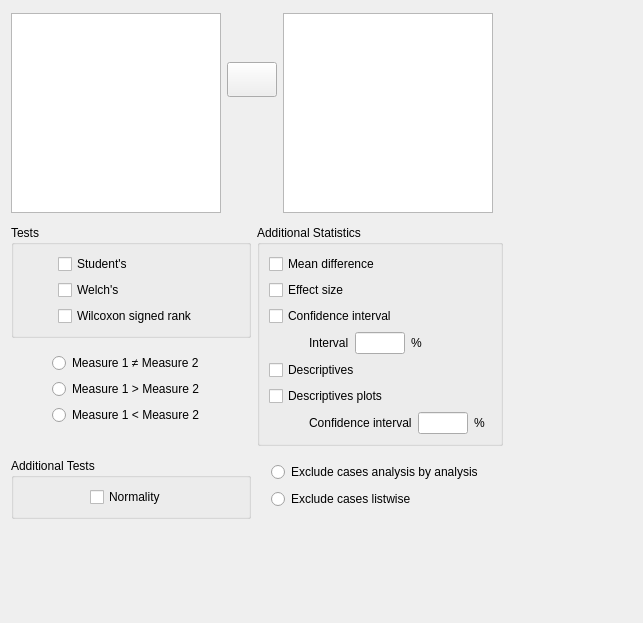
<?xml version="1.0" encoding="UTF-8"?>
<ui version="4.0">
 <class>TTestPairedSamplesForm</class>
 <widget class="QWidget" name="TTestPairedSamplesForm">
  <property name="geometry">
   <rect>
    <x>0</x>
    <y>0</y>
    <width>643</width>
    <height>623</height>
   </rect>
  </property>
  <property name="sizePolicy">
   <sizepolicy hsizetype="Fixed" vsizetype="Preferred">
    <horstretch>0</horstretch>
    <verstretch>0</verstretch>
   </sizepolicy>
  </property>
  <property name="minimumSize">
   <size>
    <width>0</width>
    <height>0</height>
   </size>
  </property>
  <property name="windowTitle">
   <string>Form</string>
  </property>
  <layout class="QVBoxLayout" name="verticalLayout">
   <property name="spacing">
    <number>3</number>
   </property>
   <property name="topMargin">
    <number>13</number>
   </property>
   <item>
    <widget class="QWidget" name="horizontalWidget" native="true">
     <property name="sizePolicy">
      <sizepolicy hsizetype="Fixed" vsizetype="Fixed">
       <horstretch>0</horstretch>
       <verstretch>0</verstretch>
      </sizepolicy>
     </property>
     <layout class="QHBoxLayout" name="horizontalLayout_2">
      <property name="leftMargin">
       <number>0</number>
      </property>
      <property name="topMargin">
       <number>0</number>
      </property>
      <property name="rightMargin">
       <number>0</number>
      </property>
      <property name="bottomMargin">
       <number>0</number>
      </property>
      <item>
       <widget class="AvailableFieldsListView" name="availableFields">
        <property name="sizePolicy">
         <sizepolicy hsizetype="Fixed" vsizetype="Fixed">
          <horstretch>0</horstretch>
          <verstretch>0</verstretch>
         </sizepolicy>
        </property>
        <property name="minimumSize">
         <size>
          <width>210</width>
          <height>200</height>
         </size>
        </property>
        <property name="maximumSize">
         <size>
          <width>210</width>
          <height>200</height>
         </size>
        </property>
       </widget>
      </item>
      <item>
       <widget class="QWidget" name="widget_5" native="true">
        <layout class="QGridLayout" name="gridLayout_4">
         <property name="leftMargin">
          <number>0</number>
         </property>
         <property name="rightMargin">
          <number>0</number>
         </property>
         <item row="0" column="0">
          <spacer name="verticalSpacer_4">
           <property name="orientation">
            <enum>Qt::Vertical</enum>
           </property>
           <property name="sizeType">
            <enum>QSizePolicy::Fixed</enum>
           </property>
           <property name="sizeHint" stdset="0">
            <size>
             <width>20</width>
             <height>40</height>
            </size>
           </property>
          </spacer>
         </item>
         <item row="1" column="0">
          <widget class="AssignButton" name="assignButton">
           <property name="sizePolicy">
            <sizepolicy hsizetype="Fixed" vsizetype="Fixed">
             <horstretch>0</horstretch>
             <verstretch>0</verstretch>
            </sizepolicy>
           </property>
           <property name="minimumSize">
            <size>
             <width>50</width>
             <height>35</height>
            </size>
           </property>
           <property name="maximumSize">
            <size>
             <width>50</width>
             <height>35</height>
            </size>
           </property>
           <property name="text">
            <string/>
           </property>
          </widget>
         </item>
         <item row="2" column="0">
          <spacer name="verticalSpacer_3">
           <property name="orientation">
            <enum>Qt::Vertical</enum>
           </property>
           <property name="sizeHint" stdset="0">
            <size>
             <width>20</width>
             <height>40</height>
            </size>
           </property>
          </spacer>
         </item>
        </layout>
       </widget>
      </item>
      <item>
       <widget class="BoundPairsTable" name="pairs">
        <property name="sizePolicy">
         <sizepolicy hsizetype="Fixed" vsizetype="Fixed">
          <horstretch>0</horstretch>
          <verstretch>0</verstretch>
         </sizepolicy>
        </property>
        <property name="minimumSize">
         <size>
          <width>210</width>
          <height>200</height>
         </size>
        </property>
        <property name="maximumSize">
         <size>
          <width>210</width>
          <height>200</height>
         </size>
        </property>
       </widget>
      </item>
      <item>
       <widget class="QWidget" name="widget" native="true">
        <property name="sizePolicy">
         <sizepolicy hsizetype="Fixed" vsizetype="Preferred">
          <horstretch>0</horstretch>
          <verstretch>0</verstretch>
         </sizepolicy>
        </property>
        <property name="minimumSize">
         <size>
          <width>120</width>
          <height>0</height>
         </size>
        </property>
       </widget>
      </item>
     </layout>
    </widget>
   </item>
   <item>
    <widget class="QWidget" name="widget_7" native="true">
     <property name="sizePolicy">
      <sizepolicy hsizetype="Fixed" vsizetype="Fixed">
       <horstretch>0</horstretch>
       <verstretch>0</verstretch>
      </sizepolicy>
     </property>
     <layout class="QGridLayout" name="gridLayout_12">
      <property name="leftMargin">
       <number>0</number>
      </property>
      <property name="rightMargin">
       <number>0</number>
      </property>
      <property name="bottomMargin">
       <number>0</number>
      </property>
      <item row="0" column="2" rowspan="2">
       <widget class="GroupBox" name="groupBox_7">
        <property name="sizePolicy">
         <sizepolicy hsizetype="Minimum" vsizetype="Minimum">
          <horstretch>0</horstretch>
          <verstretch>0</verstretch>
         </sizepolicy>
        </property>
        <property name="title">
         <string>Additional Statistics</string>
        </property>
        <layout class="QGridLayout" name="gridLayout_2">
         <item row="6" column="0" colspan="2">
          <widget class="QWidget" name="widget_6" native="true">
           <layout class="QGridLayout" name="gridLayout_9">
            <property name="leftMargin">
             <number>40</number>
            </property>
            <property name="topMargin">
             <number>0</number>
            </property>
            <property name="rightMargin">
             <number>0</number>
            </property>
            <property name="bottomMargin">
             <number>0</number>
            </property>
            <item row="0" column="1">
             <widget class="BoundTextBox" name="descriptivesPlotsConfidenceInterval">
              <property name="sizePolicy">
               <sizepolicy hsizetype="Fixed" vsizetype="Fixed">
                <horstretch>0</horstretch>
                <verstretch>0</verstretch>
               </sizepolicy>
              </property>
              <property name="minimumSize">
               <size>
                <width>50</width>
                <height>0</height>
               </size>
              </property>
              <property name="maximumSize">
               <size>
                <width>50</width>
                <height>16777215</height>
               </size>
              </property>
             </widget>
            </item>
            <item row="0" column="0">
             <widget class="QLabel" name="label_3">
              <property name="sizePolicy">
               <sizepolicy hsizetype="Fixed" vsizetype="Preferred">
                <horstretch>0</horstretch>
                <verstretch>0</verstretch>
               </sizepolicy>
              </property>
              <property name="text">
               <string>Confidence interval</string>
              </property>
             </widget>
            </item>
            <item row="0" column="2">
             <widget class="QLabel" name="label_4">
              <property name="sizePolicy">
               <sizepolicy hsizetype="Fixed" vsizetype="Preferred">
                <horstretch>0</horstretch>
                <verstretch>0</verstretch>
               </sizepolicy>
              </property>
              <property name="text">
               <string>%</string>
              </property>
             </widget>
            </item>
           </layout>
          </widget>
         </item>
         <item row="3" column="0">
          <widget class="QWidget" name="widget_4" native="true">
           <layout class="QGridLayout" name="gridLayout_8">
            <property name="leftMargin">
             <number>40</number>
            </property>
            <property name="topMargin">
             <number>0</number>
            </property>
            <property name="rightMargin">
             <number>0</number>
            </property>
            <property name="bottomMargin">
             <number>0</number>
            </property>
            <item row="0" column="0">
             <widget class="QLabel" name="label">
              <property name="sizePolicy">
               <sizepolicy hsizetype="Fixed" vsizetype="Preferred">
                <horstretch>0</horstretch>
                <verstretch>0</verstretch>
               </sizepolicy>
              </property>
              <property name="text">
               <string>Interval</string>
              </property>
             </widget>
            </item>
            <item row="0" column="1">
             <widget class="BoundTextBox" name="confidenceIntervalInterval">
              <property name="sizePolicy">
               <sizepolicy hsizetype="Fixed" vsizetype="Fixed">
                <horstretch>0</horstretch>
                <verstretch>0</verstretch>
               </sizepolicy>
              </property>
              <property name="minimumSize">
               <size>
                <width>50</width>
                <height>0</height>
               </size>
              </property>
              <property name="maximumSize">
               <size>
                <width>50</width>
                <height>16777215</height>
               </size>
              </property>
             </widget>
            </item>
            <item row="0" column="2">
             <widget class="QLabel" name="label_2">
              <property name="sizePolicy">
               <sizepolicy hsizetype="Fixed" vsizetype="Preferred">
                <horstretch>0</horstretch>
                <verstretch>0</verstretch>
               </sizepolicy>
              </property>
              <property name="text">
               <string>%</string>
              </property>
             </widget>
            </item>
           </layout>
          </widget>
         </item>
         <item row="2" column="0" colspan="3">
          <widget class="BoundCheckBox" name="confidenceInterval">
           <property name="sizePolicy">
            <sizepolicy hsizetype="Fixed" vsizetype="Fixed">
             <horstretch>0</horstretch>
             <verstretch>0</verstretch>
            </sizepolicy>
           </property>
           <property name="text">
            <string>Confidence interval</string>
           </property>
          </widget>
         </item>
         <item row="0" column="0" colspan="3">
          <widget class="BoundCheckBox" name="meanDifference">
           <property name="sizePolicy">
            <sizepolicy hsizetype="Fixed" vsizetype="Fixed">
             <horstretch>0</horstretch>
             <verstretch>0</verstretch>
            </sizepolicy>
           </property>
           <property name="text">
            <string>Mean difference</string>
           </property>
          </widget>
         </item>
         <item row="1" column="0" colspan="2">
          <widget class="BoundCheckBox" name="effectSize">
           <property name="sizePolicy">
            <sizepolicy hsizetype="Fixed" vsizetype="Fixed">
             <horstretch>0</horstretch>
             <verstretch>0</verstretch>
            </sizepolicy>
           </property>
           <property name="text">
            <string>Effect size</string>
           </property>
          </widget>
         </item>
         <item row="5" column="0">
          <widget class="BoundCheckBox" name="descriptivesPlots">
           <property name="sizePolicy">
            <sizepolicy hsizetype="Fixed" vsizetype="Fixed">
             <horstretch>0</horstretch>
             <verstretch>0</verstretch>
            </sizepolicy>
           </property>
           <property name="text">
            <string>Descriptives plots</string>
           </property>
          </widget>
         </item>
         <item row="4" column="0" colspan="2">
          <widget class="BoundCheckBox" name="descriptives">
           <property name="sizePolicy">
            <sizepolicy hsizetype="Fixed" vsizetype="Fixed">
             <horstretch>0</horstretch>
             <verstretch>0</verstretch>
            </sizepolicy>
           </property>
           <property name="text">
            <string>Descriptives</string>
           </property>
          </widget>
         </item>
        </layout>
       </widget>
      </item>
      <item row="3" column="0" colspan="2">
       <widget class="GroupBox" name="testType">
        <property name="sizePolicy">
         <sizepolicy hsizetype="Minimum" vsizetype="Minimum">
          <horstretch>0</horstretch>
          <verstretch>0</verstretch>
         </sizepolicy>
        </property>
        <property name="title">
         <string>Additional Tests</string>
        </property>
        <layout class="QGridLayout" name="gridLayout_11">
         <item row="0" column="0">
          <widget class="BoundCheckBox" name="normalityTests">
           <property name="sizePolicy">
            <sizepolicy hsizetype="Fixed" vsizetype="Fixed">
             <horstretch>0</horstretch>
             <verstretch>0</verstretch>
            </sizepolicy>
           </property>
           <property name="text">
            <string>Normality</string>
           </property>
          </widget>
         </item>
         <item row="0" column="1">
          <spacer name="horizontalSpacer_4">
           <property name="orientation">
            <enum>Qt::Horizontal</enum>
           </property>
           <property name="sizeType">
            <enum>QSizePolicy::Preferred</enum>
           </property>
           <property name="sizeHint" stdset="0">
            <size>
             <width>5</width>
             <height>20</height>
            </size>
           </property>
          </spacer>
         </item>
        </layout>
       </widget>
      </item>
      <item row="0" column="0" colspan="2">
       <widget class="GroupBox" name="tests">
        <property name="sizePolicy">
         <sizepolicy hsizetype="Minimum" vsizetype="Minimum">
          <horstretch>0</horstretch>
          <verstretch>0</verstretch>
         </sizepolicy>
        </property>
        <property name="title">
         <string>Tests</string>
        </property>
        <layout class="QGridLayout" name="gridLayout_10">
         <item row="2" column="0">
          <widget class="BoundCheckBox" name="wilcoxonSignedRank">
           <property name="sizePolicy">
            <sizepolicy hsizetype="Fixed" vsizetype="Fixed">
             <horstretch>0</horstretch>
             <verstretch>0</verstretch>
            </sizepolicy>
           </property>
           <property name="text">
            <string>Wilcoxon signed rank</string>
           </property>
          </widget>
         </item>
         <item row="0" column="0">
          <widget class="BoundCheckBox" name="students">
           <property name="sizePolicy">
            <sizepolicy hsizetype="Fixed" vsizetype="Fixed">
             <horstretch>0</horstretch>
             <verstretch>0</verstretch>
            </sizepolicy>
           </property>
           <property name="text">
            <string>Student's</string>
           </property>
          </widget>
         </item>
         <item row="1" column="0">
          <widget class="BoundCheckBox" name="welchs">
           <property name="sizePolicy">
            <sizepolicy hsizetype="Fixed" vsizetype="Fixed">
             <horstretch>0</horstretch>
             <verstretch>0</verstretch>
            </sizepolicy>
           </property>
           <property name="text">
            <string>Welch's</string>
           </property>
          </widget>
         </item>
         <item row="0" column="1" rowspan="3">
          <spacer name="horizontalSpacer">
           <property name="orientation">
            <enum>Qt::Horizontal</enum>
           </property>
           <property name="sizeType">
            <enum>QSizePolicy::Preferred</enum>
           </property>
           <property name="sizeHint" stdset="0">
            <size>
             <width>5</width>
             <height>20</height>
            </size>
           </property>
          </spacer>
         </item>
        </layout>
       </widget>
      </item>
      <item row="1" column="0" rowspan="2" colspan="2">
       <widget class="BoundGroupBox" name="hypothesis" native="true">
        <property name="sizePolicy">
         <sizepolicy hsizetype="Minimum" vsizetype="Minimum">
          <horstretch>0</horstretch>
          <verstretch>0</verstretch>
         </sizepolicy>
        </property>
        <property name="minimumSize">
         <size>
          <width>240</width>
          <height>0</height>
         </size>
        </property>
        <property name="title" stdset="0">
         <string>Hypothesis</string>
        </property>
        <property name="flat" stdset="0">
         <bool>false</bool>
        </property>
        <layout class="QGridLayout" name="gridLayout_5">
         <item row="1" column="1" rowspan="3">
          <spacer name="horizontalSpacer_2">
           <property name="orientation">
            <enum>Qt::Horizontal</enum>
           </property>
           <property name="sizeType">
            <enum>QSizePolicy::Preferred</enum>
           </property>
           <property name="sizeHint" stdset="0">
            <size>
             <width>5</width>
             <height>20</height>
            </size>
           </property>
          </spacer>
         </item>
         <item row="1" column="0">
          <widget class="QRadioButton" name="_1notEqual">
           <property name="sizePolicy">
            <sizepolicy hsizetype="Fixed" vsizetype="Fixed">
             <horstretch>0</horstretch>
             <verstretch>0</verstretch>
            </sizepolicy>
           </property>
           <property name="text">
            <string>Measure 1 ≠ Measure 2</string>
           </property>
          </widget>
         </item>
         <item row="3" column="0">
          <widget class="QRadioButton" name="_3groupTwoGreater">
           <property name="sizePolicy">
            <sizepolicy hsizetype="Fixed" vsizetype="Fixed">
             <horstretch>0</horstretch>
             <verstretch>0</verstretch>
            </sizepolicy>
           </property>
           <property name="text">
            <string>Measure 1 &lt; Measure 2</string>
           </property>
          </widget>
         </item>
         <item row="2" column="0">
          <widget class="QRadioButton" name="_2groupOneGreater">
           <property name="sizePolicy">
            <sizepolicy hsizetype="Fixed" vsizetype="Fixed">
             <horstretch>0</horstretch>
             <verstretch>0</verstretch>
            </sizepolicy>
           </property>
           <property name="text">
            <string>Measure 1 &gt; Measure 2</string>
           </property>
          </widget>
         </item>
         <item row="4" column="0">
          <spacer name="verticalSpacer_2">
           <property name="orientation">
            <enum>Qt::Vertical</enum>
           </property>
           <property name="sizeHint" stdset="0">
            <size>
             <width>20</width>
             <height>5</height>
            </size>
           </property>
          </spacer>
         </item>
        </layout>
       </widget>
      </item>
      <item row="2" column="2" rowspan="2">
       <widget class="BoundGroupBox" name="missingValues" native="true">
        <property name="sizePolicy">
         <sizepolicy hsizetype="Minimum" vsizetype="Minimum">
          <horstretch>0</horstretch>
          <verstretch>0</verstretch>
         </sizepolicy>
        </property>
        <property name="title" stdset="0">
         <string>Missing Values</string>
        </property>
        <property name="flat" stdset="0">
         <bool>false</bool>
        </property>
        <layout class="QGridLayout" name="gridLayout_6">
         <item row="1" column="0">
          <widget class="QRadioButton" name="_2excludeListwise">
           <property name="sizePolicy">
            <sizepolicy hsizetype="Fixed" vsizetype="Fixed">
             <horstretch>0</horstretch>
             <verstretch>0</verstretch>
            </sizepolicy>
           </property>
           <property name="text">
            <string>Exclude cases listwise</string>
           </property>
          </widget>
         </item>
         <item row="0" column="0">
          <widget class="QRadioButton" name="_1excludeAnalysisByAnalysis">
           <property name="sizePolicy">
            <sizepolicy hsizetype="Fixed" vsizetype="Fixed">
             <horstretch>0</horstretch>
             <verstretch>0</verstretch>
            </sizepolicy>
           </property>
           <property name="text">
            <string>Exclude cases analysis by analysis</string>
           </property>
          </widget>
         </item>
         <item row="0" column="1" rowspan="2">
          <spacer name="horizontalSpacer_3">
           <property name="orientation">
            <enum>Qt::Horizontal</enum>
           </property>
           <property name="sizeType">
            <enum>QSizePolicy::Preferred</enum>
           </property>
           <property name="sizeHint" stdset="0">
            <size>
             <width>5</width>
             <height>20</height>
            </size>
           </property>
          </spacer>
         </item>
        </layout>
       </widget>
      </item>
     </layout>
    </widget>
   </item>
   <item>
    <spacer name="verticalSpacer">
     <property name="orientation">
      <enum>Qt::Vertical</enum>
     </property>
     <property name="sizeHint" stdset="0">
      <size>
       <width>20</width>
       <height>40</height>
      </size>
     </property>
    </spacer>
   </item>
  </layout>
 </widget>
 <customwidgets>
  <customwidget>
   <class>AssignButton</class>
   <extends>QPushButton</extends>
   <header>widgets/assignbutton.h</header>
  </customwidget>
  <customwidget>
   <class>AvailableFieldsListView</class>
   <extends>QListView</extends>
   <header>widgets/availablefieldslistview.h</header>
  </customwidget>
  <customwidget>
   <class>BoundCheckBox</class>
   <extends>QCheckBox</extends>
   <header>widgets/boundcheckbox.h</header>
  </customwidget>
  <customwidget>
   <class>GroupBox</class>
   <extends>QGroupBox</extends>
   <header>widgets/groupbox.h</header>
   <container>1</container>
  </customwidget>
  <customwidget>
   <class>BoundTextBox</class>
   <extends>QLineEdit</extends>
   <header>widgets/boundtextbox.h</header>
  </customwidget>
  <customwidget>
   <class>BoundGroupBox</class>
   <extends>QWidget</extends>
   <header>widgets/boundgroupbox.h</header>
   <container>1</container>
  </customwidget>
  <customwidget>
   <class>BoundPairsTable</class>
   <extends>QTableView</extends>
   <header>widgets/boundpairstable.h</header>
  </customwidget>
 </customwidgets>
 <resources/>
 <connections/>
</ui>
